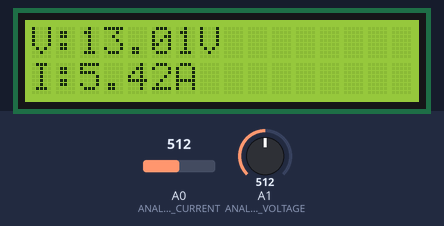
Simulated run of this sketch. Board: Arduino Uno, built with avr-gcc and run on an emulated ATmega328P. Shown: 16×2 character LCD. The test bench sets the inputs (shaded band); at power-on: A0 (ANALOG_PIN_CURRENT) = 512, A1 (ANALOG_PIN_VOLTAGE) = 512. What the sketch prints to the serial monitor is not drawn.

Above: at 1.2 s.
1.3 s: A0 (ANALOG_PIN_CURRENT) set to 716
At 2.5 s:
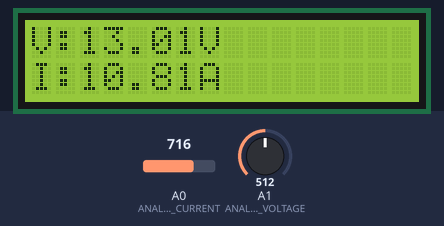
4.0 s: A1 (ANALOG_PIN_VOLTAGE) set to 716
At 4.9 s:
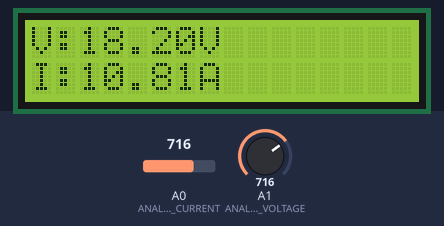
6.7 s: A0 (ANALOG_PIN_CURRENT) set to 900
At 8.5 s:
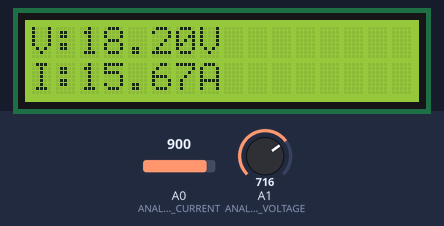
9.6 s: A1 (ANALOG_PIN_VOLTAGE) set to 900
At 10.9 s:
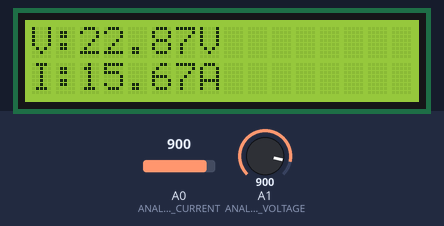
12.3 s: A0 (ANALOG_PIN_CURRENT) set to 1023
At 15.4 s:
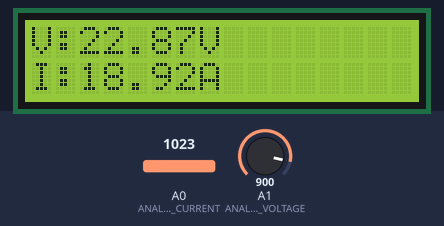
15.7 s: A1 (ANALOG_PIN_VOLTAGE) set to 1023
At 16.8 s:
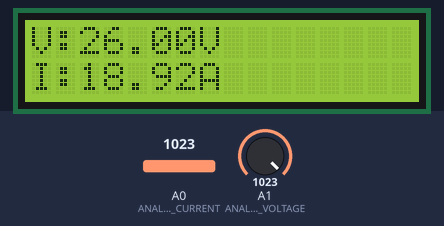
Timing chart, 0 to 18.7 s (numbered marks = the images above; inputs shaded):
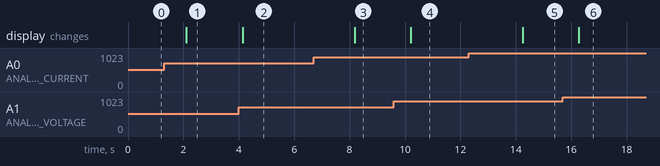

Measured:
- after the input at 1.3 s, the display: changes after 0.81 s (image 1)
- after the input at 4.0 s, the display: changes after 0.13 s (image 2)
- after the input at 6.7 s, the display: changes after 1.5 s (image 3)
- after the input at 9.6 s, the display: changes after 0.60 s (image 4)
- after the input at 12.3 s, the display: changes after 2.0 s (image 5)
- after the input at 15.7 s, the display: changes after 0.57 s (image 6)

The sketch:

iotcparduino.ino
```cpp
#include <Wire.h>
#include <LiquidCrystal_I2C.h>

#define ANALOG_PIN_CURRENT A0
#define ANALOG_PIN_VOLTAGE A1

LiquidCrystal_I2C lcd(0x27, 16, 2);

void setup() {
  Serial.begin(9600);
  lcd.init();
  lcd.backlight();
}

void loop() {
  float voltage = getVoltage();
  float current = getCurrent();
  float power = voltage * current;


  lcd.clear();
  lcd.setCursor(0, 0);
  lcd.print("V:");
  lcd.print(voltage);
  lcd.print("V ");
  lcd.setCursor(0, 1);
  lcd.print("I:");
  lcd.print(current);
  lcd.print("A ");


  Serial.print(voltage);
  Serial.print(",");
  Serial.print(current);
  Serial.print(",");
  Serial.println(power);

  delay(2000);
}


float getCurrent() {
  int sensorValue = analogRead(ANALOG_PIN_CURRENT);
  float voltage = sensorValue * (5.0 / 1023.0);
  float current = (voltage - 1.5) / 0.185;
  return current;
}

float getVoltage() {
  int sensorValue = analogRead(ANALOG_PIN_VOLTAGE);
  float voltage = sensorValue * (5.0 / 1023.0) * 5.2;
  return voltage;
}
```
